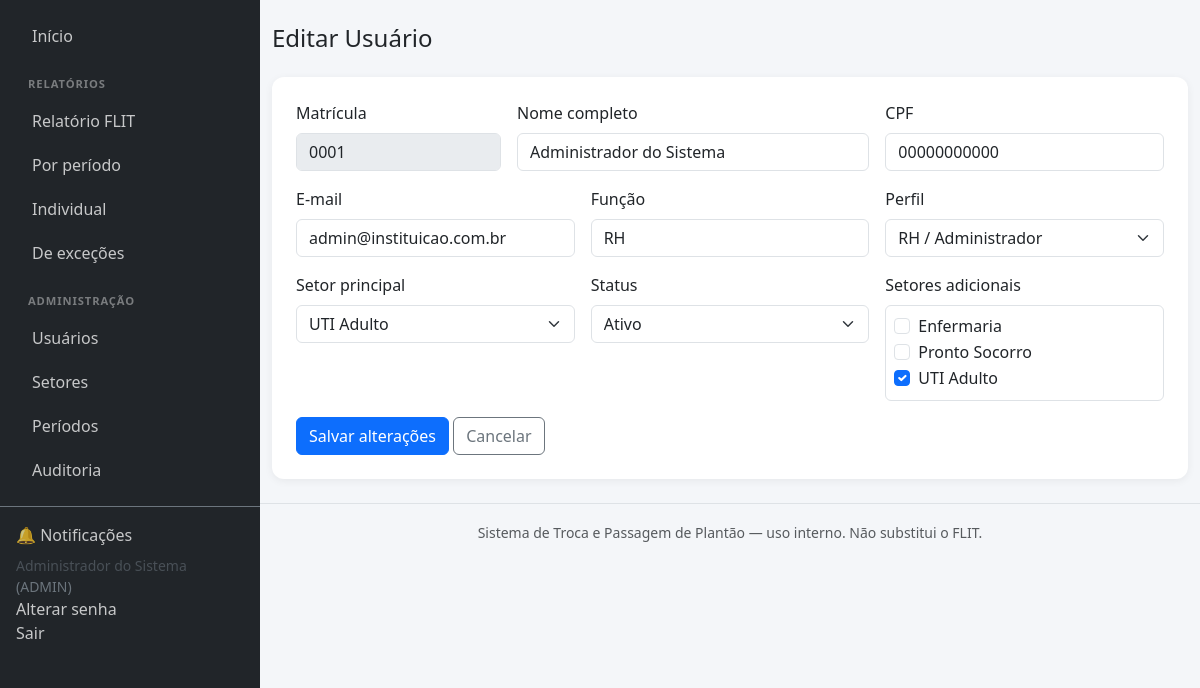
/public/usuarios_editar.php?id=1 (signed in), run on the app's committed database.
### tables this page shows
CREATE TABLE usuarios (
    id INT AUTO_INCREMENT PRIMARY KEY,
    matricula VARCHAR(30) NOT NULL UNIQUE,
    nome VARCHAR(150) NOT NULL,
    cpf VARCHAR(14) NOT NULL UNIQUE,
    email VARCHAR(150) NOT NULL,
    setor_id INT NOT NULL,
    funcao VARCHAR(100) NOT NULL,
    perfil_id INT NOT NULL,
    status ENUM('ATIVO','INATIVO') NOT NULL DEFAULT 'ATIVO',
    senha_hash VARCHAR(255) NOT NULL,
    trocar_senha_primeiro_acesso TINYINT(1) NOT NULL DEFAULT 1,
    tentativas_login INT NOT NULL DEFAULT 0,
    bloqueado_ate DATETIME NULL,
    criado_em DATETIME NOT NULL DEFAULT CURRENT_TIMESTAMP,
    atualizado_em DATETIME NOT NULL DEFAULT CURRENT_TIMESTAMP ON UPDATE CURRENT_TIMESTAMP,
    CONSTRAINT fk_usuarios_setor FOREIGN KEY (setor_id) REFERENCES setores(id),
    CONSTRAINT fk_usuarios_perfil FOREIGN KEY (perfil_id) REFERENCES perfis(id)
);

CREATE TABLE perfis (
    id INT AUTO_INCREMENT PRIMARY KEY,
    codigo VARCHAR(30) NOT NULL UNIQUE,    
    nome VARCHAR(60) NOT NULL
);

CREATE TABLE setores (
    id INT AUTO_INCREMENT PRIMARY KEY,
    nome VARCHAR(120) NOT NULL,
    status ENUM('ATIVO','INATIVO') NOT NULL DEFAULT 'ATIVO',
    criado_em DATETIME NOT NULL DEFAULT CURRENT_TIMESTAMP,
    atualizado_em DATETIME NOT NULL DEFAULT CURRENT_TIMESTAMP ON UPDATE CURRENT_TIMESTAMP
);

### app/Helpers/helpers.php (called while the page is built, shortened)
<?php
function h(?string $value): string
{
    return htmlspecialchars((string)($value ?? ''), ENT_QUOTES, 'UTF-8');
}
function url(string $path = ''): string
{
    $script = $_SERVER['SCRIPT_NAME'] ?? '';
    $base = str_replace('\\', '/', dirname($script));
    $base = rtrim($base, '/');
    return $base . '/' . ltrim($path, '/');
}
function inputGet(string $key, $default = null)
{
    return isset($_GET[$key]) ? trim((string)$_GET[$key]) : $default;
}
function view(string $viewPath, array $dados = []): void
{
    $root = dirname(__DIR__, 2);
    extract($dados, EXTR_SKIP);
    $conteudoView = $root . '/views/' . $viewPath . '.php';
    require $root . '/views/partials/header.php';
    require $conteudoView;
    require $root . '/views/partials/footer.php';
}

### public/usuarios_editar.php (called while the page is built, shortened)
<?php
require_once __DIR__ . '/../app/Core/bootstrap.php';
$id = (int) inputGet('id', 0);
$usuarioRepo = new UsuarioRepository();
$usuario = $usuarioRepo->buscarPorId($id);
$setorRepo = new SetorRepository();
$setores = $setorRepo->listarTodos(true);
$perfis = $usuarioRepo->listarPerfis();
$setoresVinculados = array_column($usuarioRepo->setoresDoCoordenador($id), 'id');
view('usuarios/editar', compact('usuario', 'setores', 'perfis', 'setoresVinculados'));

### app/Core/bootstrap.php (called while the page is built, shortened)
<?php
$root = dirname(__DIR__, 2);
spl_autoload_register(function (string $class) use ($root) {
    $prefix = 'App\\';
    $relative = substr($class, strlen($prefix));
    $file = $root . '/app/' . str_replace('\\', '/', $relative) . '.php';
});
require_once __DIR__ . '/../Helpers/helpers.php';

### config/database.php (called while the page is built)
<?php
return [
    'host'      => getenv('DB_HOST') ?: '127.0.0.1',
    'port'      => getenv('DB_PORT') ?: '3306',
    'database'  => getenv('DB_NAME') ?: 'troca_plantao',
    'username'  => getenv('DB_USER') ?: 'root',
    'password'  => getenv('DB_PASS') ?: '',
    'charset'   => 'utf8mb4',
];

### app/Core/Database.php (called while the page is built, shortened)
<?php
class Database
{
    private static ?PDO $instance = null;
    public static function connection(): PDO
    {
        if (self::$instance === null) {
            $config = require __DIR__ . '/../../config/database.php';
            $dsn = sprintf(
                'mysql:host=%s;port=%s;dbname=%s;charset=%s',
                $config['host'],
                $config['port'],
                $config['database'],
                $config['charset']
            );
            try {
                self::$instance = new PDO($dsn, $config['username'], $config['password'], [
                    PDO::ATTR_ERRMODE            => PDO::ERRMODE_EXCEPTION,
                    PDO::ATTR_DEFAULT_FETCH_MODE => PDO::FETCH_ASSOC,
                    PDO::ATTR_EMULATE_PREPARES   => false,
                ]);
            } catch (PDOException $e) {
                error_log('Erro de conexão com o banco: ' . $e->getMessage());
                http_response_code(500);
                die('Não foi possível conectar ao banco de dados. Verifique config/database.php.');
            }
        }
        return self::$instance;
    }
}

### app/Repositories/UsuarioRepository.php (called while the page is built, shortened)
<?php
class UsuarioRepository
{
    private PDO $db;
    public function __construct()
    {
        $this->db = Database::connection();
    }
    public function buscarPorId(int $id): ?array
    {
        $sql = "SELECT u.*, p.codigo AS perfil_codigo, p.nome AS perfil_nome, s.nome AS setor_nome
                FROM usuarios u
                JOIN perfis p ON p.id = u.perfil_id
                JOIN setores s ON s.id = u.setor_id
                WHERE u.id = :id LIMIT 1";
        $stmt = $this->db->prepare($sql);
        $stmt->execute(['id' => $id]);
        $row = $stmt->fetch();
        return $row ?: null;
    }
    public function listarPerfis(): array
    {
        return $this->db->query("SELECT * FROM perfis ORDER BY id")->fetchAll();
    }
    public function setoresDoCoordenador(int $usuarioId): array
    {
        $sql = "SELECT s.id, s.nome FROM usuarios_setores us
                JOIN setores s ON s.id = us.setor_id
                WHERE us.usuario_id = :id
                UNION
                SELECT s.id, s.nome FROM usuarios u JOIN setores s ON s.id = u.setor_id WHERE u.id = :id2
                ORDER BY nome";
        $stmt = $this->db->prepare($sql);
        $stmt->execute(['id' => $usuarioId, 'id2' => $usuarioId]);
        return $stmt->fetchAll();
    }
}

### app/Repositories/SetorRepository.php (called while the page is built, shortened)
<?php
class SetorRepository
{
    private PDO $db;
    public function __construct()
    {
        $this->db = Database::connection();
    }
    public function listarTodos(bool $apenasAtivos = false): array
    {
        $sql = "SELECT * FROM setores";
        if ($apenasAtivos) $sql .= " WHERE status = 'ATIVO'";
        $sql .= " ORDER BY nome";
        return $this->db->query($sql)->fetchAll();
    }
}

### views/usuarios/editar.php (the view, shortened to what this page needs)
<h4 class="mb-4">Editar Usuário</h4>
<div class="card card-dashboard p-4">
  <form method="post">
    <div class="row g-3 mb-3">
      <div class="col-md-3"><label class="form-label">Matrícula</label><input type="text" class="form-control" value="<?= h($usuario['matricula']) ?>" disabled></div>
      <div class="col-md-5"><label class="form-label">Nome completo</label><input type="text" name="nome" class="form-control" value="<?= h($usuario['nome']) ?>" required></div>
      <div class="col-md-4"><label class="form-label">CPF</label><input type="text" name="cpf" class="form-control" value="<?= h($usuario['cpf']) ?>" required></div>
    </div>
    <div class="row g-3 mb-3">
      <div class="col-md-4"><label class="form-label">E-mail</label><input type="email" name="email" class="form-control" value="<?= h($usuario['email']) ?>" required></div>
      <div class="col-md-4"><label class="form-label">Função</label><input type="text" name="funcao" class="form-control" value="<?= h($usuario['funcao']) ?>" required></div>
      <div class="col-md-4"><label class="form-label">Perfil</label>
        <select name="perfil_id" class="form-select" required>
          <?php foreach ($perfis as $p): ?>
            <option value="<?= $p['id'] ?>" <?= $p['id']==$usuario['perfil_id']?'selected':'' ?>><?= h($p['nome']) ?></option>
          <?php endforeach; ?>
        </select>
      </div>
    </div>
    <div class="row g-3 mb-3">
      <div class="col-md-4"><label class="form-label">Setor principal</label>
        <select name="setor_id" class="form-select" required>
          <?php foreach ($setores as $s): ?>
            <option value="<?= $s['id'] ?>" <?= $s['id']==$usuario['setor_id']?'selected':'' ?>><?= h($s['nome']) ?></option>
          <?php endforeach; ?>
        </select>
      </div>
      <div class="col-md-4"><label class="form-label">Status</label>
        <select name="status" class="form-select">
          <option value="ATIVO" <?= $usuario['status']==='ATIVO'?'selected':'' ?>>Ativo</option>
        </select>
      </div>
      <div class="col-md-4">
        <label class="form-label">Setores adicionais</label>
        <div class="border rounded p-2" style="max-height:120px; overflow:auto;">
          <?php foreach ($setores as $s): ?>
            <div class="form-check">
              <input class="form-check-input" type="checkbox" name="setores_extra[]" value="<?= $s['id'] ?>" id="se<?= $s['id'] ?>" <?= in_array($s['id'], $setoresVinculados) ? 'checked' : '' ?>>
              <label class="form-check-label" for="se<?= $s['id'] ?>"><?= h($s['nome']) ?></label>
            </div>
          <?php endforeach; ?>
        </div>
      </div>
    </div>
    <button type="submit" class="btn btn-primary">Salvar alterações</button>
    <a href="<?= url('usuarios_lista.php') ?>" class="btn btn-outline-secondary">Cancelar</a>
  </form>
</div>

### public/assets/css/estilo.css (style rules this page uses)
body { background-color: #f4f6f9; }
.card-dashboard { border: none; border-radius: 12px; box-shadow: 0 2px 8px rgba(0,0,0,.06); }

### data on the page
usuarios: matricula "0001", nome "Administrador do Sistema", cpf "00000000000", email "admin@instituicao.com.br", funcao "RH", perfil_id "RH / Administrador", setor_id "UTI Adulto", status "Ativo"
setores: nome "Enfermaria"
setores: nome "Pronto Socorro"
setores: id "☑", nome "UTI Adulto"

### other printed values
Auth::nome() "Administrador do Sistema"
Auth::perfil() "ADMIN"
